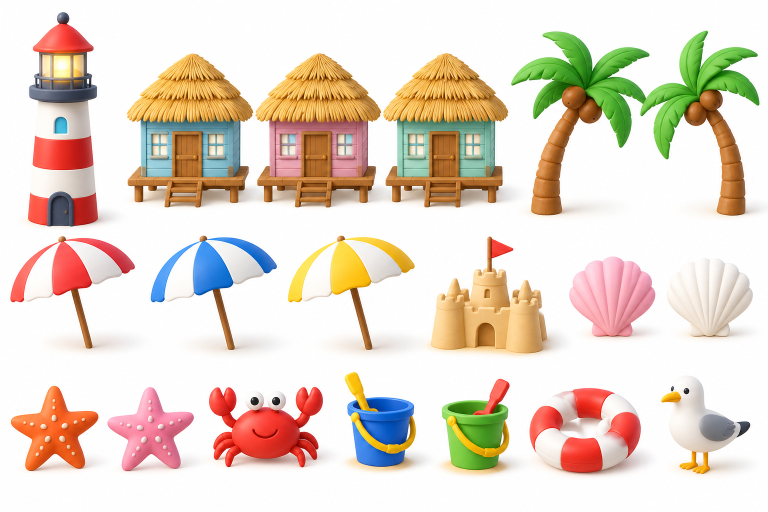
#> input picture art-src/sea/sea.png, 1536 x 1024 px, found by its file name (shown at 1/2 size)
$ python cut.py
#> lines starting #> are read from the running program, lines starting #| are printed output that depends on the picture; after the words box and inside, x2 and y2 are one past the last pixel; in counts of white or black regions, pixels touching at a corner belong together
import json,sys,os
import numpy as np
from PIL import Image,ImageFilter
from scipy import ndimage
# 상자: 이름 -> (시트, y0,y1,x0,x1)
B={}
def add(sheet,rows):
#> called with sheet = 'sea'
    for n,y0,y1,x0,x1 in rows: B[n]=(sheet,y0,y1,x0,x1)
add('sea',[('lighthouse',10,470,40,232),('beachHutBlue',95,428,240,0),('beachHutPink',95,428,0,0),('beachHutMint',95,428,0,1030),
 ('palmA',50,446,1010,0),('palmB',50,446,0,1530),
 ('umbrellaRed',458,714,6,284),('umbrellaBlue',458,716,288,566),('umbrellaYellow',458,716,563,842),('sandcastle',460,724,845,1127),('shellPink',500,690,1127,1323),('shellWhite',505,690,1324,1520),
 ('starfishOrange',758,956,8,206),('starfishPink',760,956,206,400),('crab',760,948,404,660),('bucketBlue',730,958,676,852),('bucketGreen',742,964,868,1040),('swimRing',762,965,1046,1300),('gull',742,962,1308,1514)])
add('flower',[('windmill',2,398,28,335),('cottageRed',22,304,370,688),('cottageBlue',22,304,710,1030),('cottagePurple',22,304,1050,1370),
 ('blossomPink',312,618,224,516),('blossomWhite',312,618,532,823),('blossomYellow',309,618,840,1124),('treeRound',305,620,1165,1477),
 ('flowersPink',604,758,26,266),('flowersYellow',614,758,264,480),('flowersBlue',610,758,480,713),('flowersWhite',610,758,716,945),('tulipRed',600,753,961,1128),('tulipYellow',602,753,1148,1313),('tulipPurple',600,753,1326,1495),
 ('mushroomRed',790,979,40,280),('fenceWhite',814,970,291,582),('beehive',740,985,583,805),('hayBale',790,995,806,1115),('butterfly',812,985,1144,1322),('kite',743,1018,1340,1484)])
add('sky',[('puffA',60,338,22,478),('puffB',60,338,505,993),('puffC',58,338,1024,1513),('sun',335,663,18,348),('moonFull',367,668,363,655),('moonCrescent',370,660,674,934),('starBig',374,654,955,1244),('starWish',378,666,1262,1512),
 ('planetRing',666,974,34,469),('planetSmall',700,957,576,829),('cloudNight',660,965,924,1488)])
add('night',[('castleLilac',5,455,12,411),('observatory',88,457,412,714),('lampYellow',157,453,717,827),('lampBlue',157,453,852,963),('treeNightPurple',114,458,970,0),('treeNightTeal',114,458,0,1532),
 ('glowMushBlue',479,687,18,266),('glowMushPink',484,687,268,510),('glowMushGreen',482,687,524,766),('gemPurple',462,694,783,1023),('gemBlue',464,694,1029,1268),('gemPink',464,695,1276,1520),
 ('lanternOrange',711,978,111,280),('lanternPink',708,981,345,516),('bushNight',705,981,596,1025),('owlPost',688,996,1173,1341)])
add('snow',[('cabinRed',16,304,22,356),('cabinBrown',17,304,365,702),('cabinGreen',17,304,709,1050),('igloo',45,306,1093,1492),
 ('pineSnowA',307,607,29,273),('pineSnowB',308,607,275,500),('pineSnowC',308,608,499,727),('snowmanRed',325,609,762,1012),('snowmanBlue',327,609,1015,1262),('snowmanGreen',325,609,1268,1512),
 ('penguin',607,822,26,256),('sled',613,825,255,610),('snowBush',600,803,629,0),('iceBlue',600,821,1112,0),('icePurple',600,821,0,1521),
 ('snowballs',838,1004,150,573),('skiSign',797,1008,659,892)])

def split_col(sheet,y0,y1,x0,x1):
    # 붙어 있는 두 물건 사이에서 물건이 가장 적은 세로줄
#> called with sheet = 'sea', y0 = 95, y1 = 428, x0 = 240, x1 = 766
    a=np.asarray(Image.open(sheet+'.png').convert('RGB')).astype(int)[y0:y1,x0:x1]
    d=np.abs(a-254).max(axis=2)>30
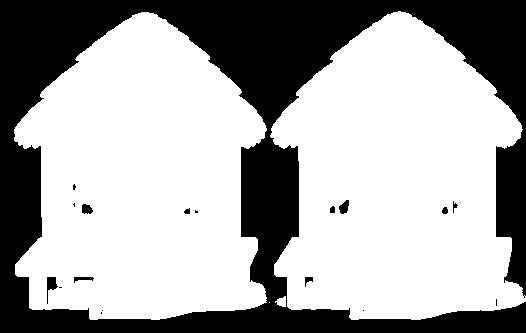
#> d: shape (333, 526) bool; 65.5% white; 18 black regions (8 under 20 px), largest, box (x1, y1, x2, y2) and area: (0, 0, 526, 333) 59887, (47, 277, 58, 304) 132, (339, 200, 349, 214) 95
    col=d.sum(axis=0);w=len(col)
#> after `col = d.sum(axis=0)`: col = 526 values, max 308 at index 398, min 0 at index 0, mean 218.1
#> after `w = len(col)`: w = 526
    mid=slice(int(w*.3),int(w*.7))
    return x0+int(np.argmin(col[mid]))+int(w*.3)
# 0으로 둔 경계는 자동으로 찾기
def fix(names,sheet,x0,x1,parts):
    y0=min(B[n][1] for n in names);y1=max(B[n][2] for n in names)
    xs=[x0]
    if parts==3:
        c1=split_col(sheet,y0,y1,x0,x0+(x1-x0)*2//3-0)  # 첫 경계
#> c1 = 507
        # 첫 경계: 앞쪽 2/3 구간에서 중간
        c1=split_col(sheet,y0,y1,x0,x0+(x1-x0)*2//3)
        c2=split_col(sheet,y0,y1,c1,x1)
#> in split_col (call 3), `d=np.abs(a-254).max(axis=2)>30`: d: shape (333, 523) bool; 65.7% white; 16 black regions (7 under 20 px), largest, box (x1, y1, x2, y2) and area: (0, 0, 523, 333) 59249, (72, 200, 82, 214) 95, (329, 204, 338, 214) 81
#> c2 = 766
        xs+= [c1,c2]
#> xs = [240, 507, 766]
    else: xs.append(split_col(sheet,y0,y1,x0,x1))
    xs.append(x1)
    for i,n in enumerate(names):
        s,a,b,_,_=B[n];B[n]=(s,a,b,xs[i],xs[i+1])
#> this loop made 3 passes
#> (s, a, b) on passes 2 to 3: ('sea', 95, 428), ('sea', 95, 428)
#> after the loop, B = 84 items
fix(['beachHutBlue','beachHutPink','beachHutMint'],'sea',240,1030,3)
fix(['palmA','palmB'],'sea',1010,1530,2)
#> call 4 of split_col, with sheet = 'sea', y0 = 50, y1 = 446, x0 = 1010, x1 = 1530
#> in split_col (call 4), `d=np.abs(a-254).max(axis=2)>30`:
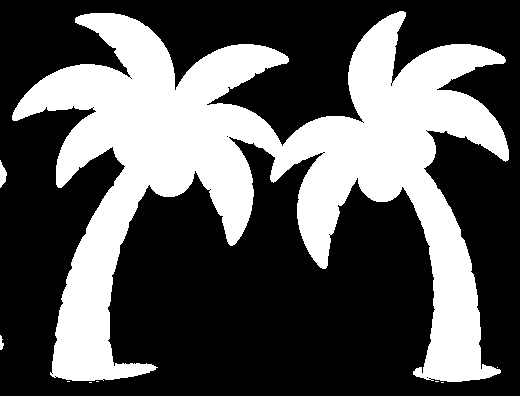
#> d: shape (396, 520) bool; 34.8% white; 9 white regions (6 under 20 px), largest, box (x1, y1, x2, y2) and area: (12, 11, 509, 382) 71528, (0, 160, 7, 188) 121, (0, 335, 4, 350) 39
#> in split_col (call 4), `col = d.sum(axis=0)`: col = 520 values, max 302 at index 106, min 0 at index 7, mean 137.9
#> in split_col (call 4), `w = len(col)`: w = 520
#> the loop in fix (call 2), `for i,n in enumerate(names):` made 2 passes
#> (s, a, b) on passes 1 to 2: ('sea', 50, 446), ('sea', 50, 446)
fix(['treeNightPurple','treeNightTeal'],'night',970,1532,2)
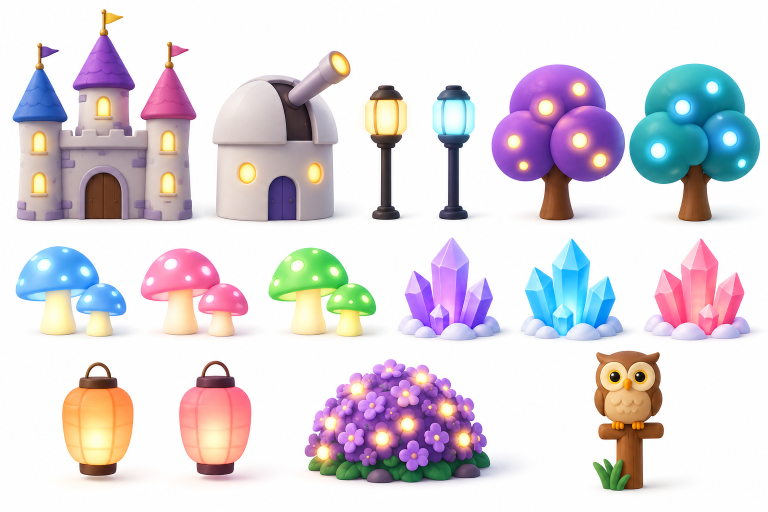
#> input picture art-src/night/night.png, 1536 x 1024 px, found by its file name (shown at 1/2 size)
#> in split_col (call 5), `d=np.abs(a-254).max(axis=2)>30`: d: shape (344, 562) bool; 53.9% white; 12 black regions (1 under 20 px), largest, box (x1, y1, x2, y2) and area: (0, 0, 562, 344) 86658, (333, 175, 358, 200) 479, (382, 89, 406, 113) 445
#> in split_col (call 5), `col = d.sum(axis=0)`: col = 562 values, max 317 at index 409, min 0 at index 0, mean 185.4
#> in split_col (call 5), `w = len(col)`: w = 562
fix(['iceBlue','icePurple'],'snow',1112,1521,2)
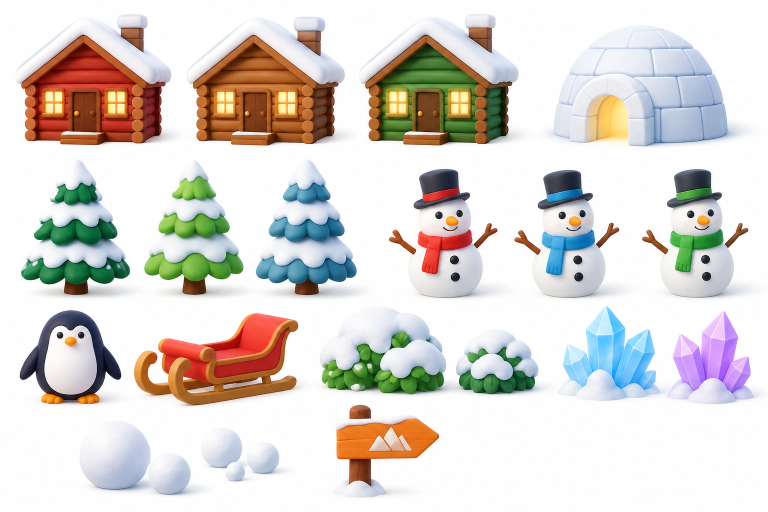
#> input picture art-src/snow/snow.png, 1536 x 1024 px, found by its file name (shown at 1/2 size)
#> in split_col (call 6), `d=np.abs(a-254).max(axis=2)>30`:
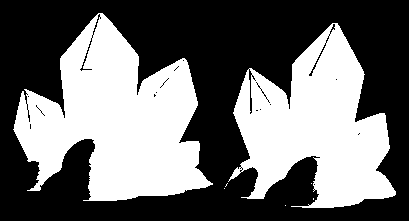
#> d: shape (221, 409) bool; 43% white; 7 white regions (5 under 20 px), largest, box (x1, y1, x2, y2) and area: (13, 13, 213, 201) 21404, (228, 23, 396, 208) 17450
#> in split_col (call 6), `col = d.sum(axis=0)`: col = 409 values, max 188 at index 101, min 0 at index 0, mean 95.02
#> in split_col (call 6), `w = len(col)`: w = 409
B['snowBush']=('snow',600,803,629,split_col('snow',600,803,629,1095))
#> in split_col (call 7), `a=np.asarray(Image.open(sheet+'.png').convert('RGB')).astype(int)[y0:y..`:
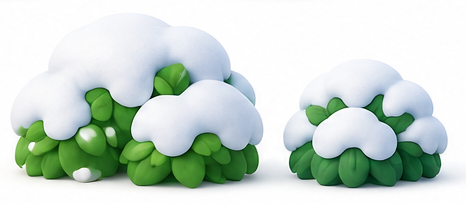
#> a: shape (203, 466, 3) int64; mean R, G, B 200, 214.6, 204.6
#> in split_col (call 7), `d=np.abs(a-254).max(axis=2)>30`:
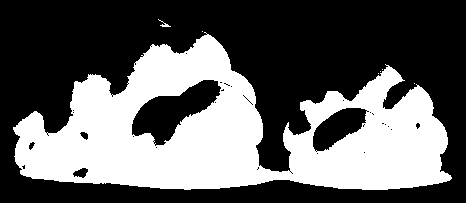
#> d: shape (203, 466) bool; 38.2% white; 7 white regions (5 under 20 px), largest, box (x1, y1, x2, y2) and area: (13, 32, 452, 190) 36140, (158, 19, 171, 27) 30
#> in split_col (call 7), `col = d.sum(axis=0)`: col = 466 values, max 141 at index 220, min 0 at index 0, mean 77.63
#> in split_col (call 7), `w = len(col)`: w = 466

OPT={
 'snowballs':dict(thr=1.5,lum=246,sat=6,peel=0,close=10,hull=1),'shellWhite':dict(thr=3,lum=240,sat=10,peel=2,close=8),'snowBush':dict(thr=3,lum=242,sat=10,peel=0),
 'gull':dict(thr=3,lum=242,sat=10,peel=0),'igloo':dict(peel=0),'puffA':dict(peel=0),'puffB':dict(peel=0),'puffC':dict(peel=0),
 'snowmanRed':dict(peel=0,close=8),'snowmanBlue':dict(peel=0),'snowmanGreen':dict(peel=0,close=8),'moonFull':dict(peel=1),
 'starWish':dict(sat=60,lum=200,thr=12),'moonCrescent':dict(sat=60,lum=200,thr=12),'sun':dict(sat=40,lum=200,thr=10),
 'windmill':dict(clear=[(315,600,250,400)]),'blossomPink':dict(clear=[(300,398,200,262)]),
}
# [53 lines left out: function cutout, not called in this run]

if __name__=='__main__':
#> (the run stopped early here; a loop or call above may not have finished)
